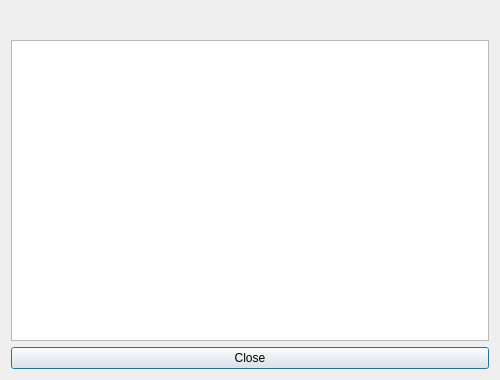
<?xml version="1.0" encoding="UTF-8"?>
<ui version="4.0">
 <class>HtmlViewer</class>
 <widget class="QDialog" name="HtmlViewer">
  <property name="geometry">
   <rect>
    <x>0</x>
    <y>0</y>
    <width>500</width>
    <height>380</height>
   </rect>
  </property>
  <property name="windowTitle">
   <string>Dialog</string>
  </property>
  <layout class="QVBoxLayout" name="verticalLayout">
   <item>
    <widget class="QLabel" name="lblTitle">
     <property name="font">
      <font>
       <pointsize>15</pointsize>
      </font>
     </property>
     <property name="text">
      <string/>
     </property>
     <property name="alignment">
      <set>Qt::AlignCenter</set>
     </property>
    </widget>
   </item>
   <item>
    <widget class="QTextBrowser" name="browser"/>
   </item>
   <item>
    <widget class="QPushButton" name="btnClose">
     <property name="text">
      <string>Close</string>
     </property>
    </widget>
   </item>
  </layout>
 </widget>
 <resources/>
 <connections/>
</ui>
